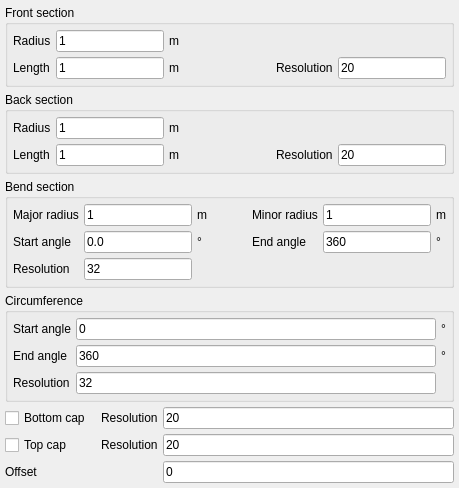
             <widget class="QWidget" name="bend_procedural">
              <layout class="QGridLayout" name="gridLayout_49">
               <property name="leftMargin">
                <number>5</number>
               </property>
               <property name="topMargin">
                <number>5</number>
               </property>
               <property name="rightMargin">
                <number>5</number>
               </property>
               <property name="bottomMargin">
                <number>5</number>
               </property>
               <property name="spacing">
                <number>5</number>
               </property>
               <item row="4" column="2">
                <widget class="QLabel" name="label_329">
                 <property name="text">
                  <string>Resolution</string>
                 </property>
                </widget>
               </item>
               <item row="1" column="0" colspan="4">
                <widget class="QGroupBox" name="groupBox_6">
                 <property name="title">
                  <string>Back section</string>
                 </property>
                 <property name="flat">
                  <bool>true</bool>
                 </property>
                 <layout class="QGridLayout" name="gridLayout_48">
                  <property name="leftMargin">
                   <number>5</number>
                  </property>
                  <property name="topMargin">
                   <number>5</number>
                  </property>
                  <property name="rightMargin">
                   <number>5</number>
                  </property>
                  <property name="bottomMargin">
                   <number>5</number>
                  </property>
                  <property name="spacing">
                   <number>5</number>
                  </property>
                  <item row="0" column="0">
                   <widget class="QLabel" name="label_324">
                    <property name="text">
                     <string>Radius</string>
                    </property>
                   </widget>
                  </item>
                  <item row="0" column="1">
                   <widget class="LineEdit" name="lineedit_bend_procedural_backradius">
                    <property name="text">
                     <string>1</string>
                    </property>
                   </widget>
                  </item>
                  <item row="0" column="2">
                   <widget class="QLabel" name="label_325">
                    <property name="text">
                     <string>m</string>
                    </property>
                   </widget>
                  </item>
                  <item row="1" column="0">
                   <widget class="QLabel" name="label_326">
                    <property name="text">
                     <string>Length</string>
                    </property>
                   </widget>
                  </item>
                  <item row="1" column="1">
                   <widget class="LineEdit" name="lineedit_bend_procedural_backlength">
                    <property name="text">
                     <string>1</string>
                    </property>
                   </widget>
                  </item>
                  <item row="1" column="2">
                   <widget class="QLabel" name="label_327">
                    <property name="text">
                     <string>m</string>
                    </property>
                   </widget>
                  </item>
                  <item row="1" column="3">
                   <spacer name="horizontalSpacer_6">
                    <property name="orientation">
                     <enum>Qt::Horizontal</enum>
                    </property>
                    <property name="sizeHint" stdset="0">
                     <size>
                      <width>39</width>
                      <height>20</height>
                     </size>
                    </property>
                   </spacer>
                  </item>
                  <item row="1" column="4">
                   <widget class="QLabel" name="label_328">
                    <property name="text">
                     <string>Resolution</string>
                    </property>
                   </widget>
                  </item>
                  <item row="1" column="5">
                   <widget class="LineEdit" name="bend_procedural_backresolution">
                    <property name="text">
                     <string>20</string>
                    </property>
                   </widget>
                  </item>
                 </layout>
                </widget>
               </item>
               <item row="2" column="0" colspan="4">
                <widget class="QGroupBox" name="groupBox_5">
                 <property name="title">
                  <string>Bend section</string>
                 </property>
                 <property name="flat">
                  <bool>true</bool>
                 </property>
                 <layout class="QGridLayout" name="gridLayout_50">
                  <property name="leftMargin">
                   <number>5</number>
                  </property>
                  <property name="topMargin">
                   <number>5</number>
                  </property>
                  <property name="rightMargin">
                   <number>5</number>
                  </property>
                  <property name="bottomMargin">
                   <number>5</number>
                  </property>
                  <property name="spacing">
                   <number>5</number>
                  </property>
                  <item row="1" column="6">
                   <widget class="QLabel" name="label_335">
                    <property name="text">
                     <string>°</string>
                    </property>
                   </widget>
                  </item>
                  <item row="1" column="5">
                   <widget class="LineEdit" name="lineedit_bend_procedural_bendendangle">
                    <property name="text">
                     <string>360</string>
                    </property>
                   </widget>
                  </item>
                  <item row="3" column="0">
                   <widget class="QLabel" name="label_336">
                    <property name="text">
                     <string>Resolution</string>
                    </property>
                   </widget>
                  </item>
                  <item row="1" column="4">
                   <widget class="QLabel" name="label_334">
                    <property name="text">
                     <string>End angle</string>
                    </property>
                   </widget>
                  </item>
                  <item row="0" column="4">
                   <widget class="QLabel" name="label_338">
                    <property name="text">
                     <string>Minor radius</string>
                    </property>
                   </widget>
                  </item>
                  <item row="1" column="0">
                   <widget class="QLabel" name="label_333">
                    <property name="text">
                     <string>Start angle</string>
                    </property>
                   </widget>
                  </item>
                  <item row="1" column="1">
                   <widget class="LineEdit" name="lineedit_bend_procedural_bendstartangle">
                    <property name="text">
                     <string>0.0</string>
                    </property>
                   </widget>
                  </item>
                  <item row="1" column="2">
                   <widget class="QLabel" name="label_332">
                    <property name="text">
                     <string>°</string>
                    </property>
                   </widget>
                  </item>
                  <item row="3" column="1">
                   <widget class="LineEdit" name="lineedit_bend_procedural_bendresolution">
                    <property name="text">
                     <string>32</string>
                    </property>
                   </widget>
                  </item>
                  <item row="0" column="0">
                   <widget class="QLabel" name="label_337">
                    <property name="text">
                     <string>Major radius</string>
                    </property>
                   </widget>
                  </item>
                  <item row="0" column="5">
                   <widget class="LineEdit" name="lineedit_bend_procedural_bendminorradius">
                    <property name="text">
                     <string>1</string>
                    </property>
                   </widget>
                  </item>
                  <item row="0" column="2">
                   <widget class="QLabel" name="label_339">
                    <property name="text">
                     <string>m</string>
                    </property>
                   </widget>
                  </item>
                  <item row="0" column="6">
                   <widget class="QLabel" name="label_340">
                    <property name="text">
                     <string>m</string>
                    </property>
                   </widget>
                  </item>
                  <item row="0" column="1">
                   <widget class="LineEdit" name="lineedit_bend_procedural_bendmajorradius">
                    <property name="text">
                     <string>1</string>
                    </property>
                   </widget>
                  </item>
                  <item row="0" column="3">
                   <spacer name="horizontalSpacer_7">
                    <property name="orientation">
                     <enum>Qt::Horizontal</enum>
                    </property>
                    <property name="sizeHint" stdset="0">
                     <size>
                      <width>40</width>
                      <height>20</height>
                     </size>
                    </property>
                   </spacer>
                  </item>
                 </layout>
                </widget>
               </item>
               <item row="4" column="0">
                <widget class="CheckBox" name="checkbox_cylinder_bend_bottomcap">
                 <property name="text">
                  <string>Bottom cap</string>
                 </property>
                </widget>
               </item>
               <item row="5" column="0">
                <widget class="CheckBox" name="checkbox_bend_procedural_topcap">
                 <property name="text">
                  <string>Top cap</string>
                 </property>
                </widget>
               </item>
               <item row="5" column="2">
                <widget class="QLabel" name="label_330">
                 <property name="text">
                  <string>Resolution</string>
                 </property>
                </widget>
               </item>
               <item row="5" column="3">
                <widget class="LineEdit" name="lineedit_bend_procedural_topresolution">
                 <property name="text">
                  <string>20</string>
                 </property>
                </widget>
               </item>
               <item row="0" column="0" colspan="4">
                <widget class="QGroupBox" name="groupBox_4">
                 <property name="title">
                  <string>Front section</string>
                 </property>
                 <property name="flat">
                  <bool>true</bool>
                 </property>
                 <layout class="QGridLayout" name="gridLayout_47">
                  <property name="leftMargin">
                   <number>5</number>
                  </property>
                  <property name="topMargin">
                   <number>5</number>
                  </property>
                  <property name="rightMargin">
                   <number>5</number>
                  </property>
                  <property name="bottomMargin">
                   <number>5</number>
                  </property>
                  <property name="spacing">
                   <number>5</number>
                  </property>
                  <item row="0" column="0">
                   <widget class="QLabel" name="label_320">
                    <property name="text">
                     <string>Radius</string>
                    </property>
                   </widget>
                  </item>
                  <item row="0" column="1">
                   <widget class="LineEdit" name="lineedit_bend_procedural_frontradius">
                    <property name="text">
                     <string>1</string>
                    </property>
                   </widget>
                  </item>
                  <item row="0" column="2">
                   <widget class="QLabel" name="label_323">
                    <property name="text">
                     <string>m</string>
                    </property>
                   </widget>
                  </item>
                  <item row="1" column="0">
                   <widget class="QLabel" name="label_321">
                    <property name="text">
                     <string>Length</string>
                    </property>
                   </widget>
                  </item>
                  <item row="1" column="1">
                   <widget class="LineEdit" name="lineedit_bend_procedural_frontlength">
                    <property name="text">
                     <string>1</string>
                    </property>
                   </widget>
                  </item>
                  <item row="1" column="2">
                   <widget class="QLabel" name="label_322">
                    <property name="text">
                     <string>m</string>
                    </property>
                   </widget>
                  </item>
                  <item row="1" column="3">
                   <spacer name="horizontalSpacer_5">
                    <property name="orientation">
                     <enum>Qt::Horizontal</enum>
                    </property>
                    <property name="sizeHint" stdset="0">
                     <size>
                      <width>77</width>
                      <height>20</height>
                     </size>
                    </property>
                   </spacer>
                  </item>
                  <item row="1" column="4">
                   <widget class="QLabel" name="label_319">
                    <property name="text">
                     <string>Resolution</string>
                    </property>
                   </widget>
                  </item>
                  <item row="1" column="5">
                   <widget class="LineEdit" name="bend_procedural_frontresolution">
                    <property name="text">
                     <string>20</string>
                    </property>
                   </widget>
                  </item>
                 </layout>
                </widget>
               </item>
               <item row="6" column="3">
                <widget class="LineEdit" name="lineedit_bend_procedural_offset">
                 <property name="text">
                  <string>0</string>
                 </property>
                </widget>
               </item>
               <item row="6" column="0">
                <widget class="QLabel" name="label_331">
                 <property name="text">
                  <string>Offset</string>
                 </property>
                </widget>
               </item>
               <item row="4" column="3">
                <widget class="LineEdit" name="lineedit_bend_procedural_bottomresolution">
                 <property name="text">
                  <string>20</string>
                 </property>
                </widget>
               </item>
               <item row="3" column="0" colspan="4">
                <widget class="QGroupBox" name="groupBox_7">
                 <property name="title">
                  <string>Circumference</string>
                 </property>
                 <property name="flat">
                  <bool>true</bool>
                 </property>
                 <layout class="QGridLayout" name="gridLayout_51">
                  <property name="leftMargin">
                   <number>5</number>
                  </property>
                  <property name="topMargin">
                   <number>5</number>
                  </property>
                  <property name="rightMargin">
                   <number>5</number>
                  </property>
                  <property name="bottomMargin">
                   <number>5</number>
                  </property>
                  <property name="spacing">
                   <number>5</number>
                  </property>
                  <item row="2" column="1">
                   <widget class="LineEdit" name="lineedit_bend_procedural_circumferenceresolution">
                    <property name="text">
                     <string>32</string>
                    </property>
                   </widget>
                  </item>
                  <item row="0" column="0">
                   <widget class="QLabel" name="label_341">
                    <property name="text">
                     <string>Start angle</string>
                    </property>
                   </widget>
                  </item>
                  <item row="0" column="1">
                   <widget class="LineEdit" name="lineedit_bend_procedural_circumferencestartangle">
                    <property name="text">
                     <string>0</string>
                    </property>
                   </widget>
                  </item>
                  <item row="1" column="1">
                   <widget class="LineEdit" name="lineedit_bend_procedural_circumferenceendangle">
                    <property name="text">
                     <string>360</string>
                    </property>
                   </widget>
                  </item>
                  <item row="1" column="0">
                   <widget class="QLabel" name="label_342">
                    <property name="text">
                     <string>End angle</string>
                    </property>
                   </widget>
                  </item>
                  <item row="2" column="0">
                   <widget class="QLabel" name="label_343">
                    <property name="text">
                     <string>Resolution</string>
                    </property>
                   </widget>
                  </item>
                  <item row="0" column="2">
                   <widget class="QLabel" name="label_344">
                    <property name="text">
                     <string>°</string>
                    </property>
                   </widget>
                  </item>
                  <item row="1" column="2">
                   <widget class="QLabel" name="label_345">
                    <property name="text">
                     <string>°</string>
                    </property>
                   </widget>
                  </item>
                 </layout>
                </widget>
               </item>
              </layout>
             </widget>
